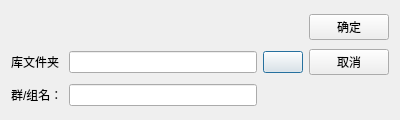
<?xml version="1.0" encoding="UTF-8"?>
<ui version="4.0">
 <class>Dialog</class>
 <widget class="QDialog" name="Dialog">
  <property name="geometry">
   <rect>
    <x>0</x>
    <y>0</y>
    <width>400</width>
    <height>120</height>
   </rect>
  </property>
  <property name="windowTitle">
   <string>Dialog</string>
  </property>
  <layout class="QGridLayout" name="gridLayout">
   <item row="1" column="0">
    <widget class="QLabel" name="label">
     <property name="text">
      <string>库文件夹</string>
     </property>
    </widget>
   </item>
   <item row="1" column="2">
    <widget class="QPushButton" name="openDir">
     <property name="text">
      <string/>
     </property>
     <property name="icon">
      <iconset resource="testbaidufaceapi.qrc">
       <normaloff>:/icons/Resources/fileexplorer.png</normaloff>:/icons/Resources/fileexplorer.png</iconset>
     </property>
    </widget>
   </item>
   <item row="1" column="1">
    <widget class="QLineEdit" name="dirName"/>
   </item>
   <item row="3" column="0">
    <widget class="QLabel" name="label_2">
     <property name="text">
      <string>群/组名：</string>
     </property>
    </widget>
   </item>
   <item row="3" column="1">
    <widget class="QLineEdit" name="groupName"/>
   </item>
   <item row="0" column="3">
    <widget class="QPushButton" name="okButton">
     <property name="text">
      <string>确定</string>
     </property>
    </widget>
   </item>
   <item row="1" column="3">
    <widget class="QPushButton" name="cancelButton">
     <property name="text">
      <string>取消</string>
     </property>
    </widget>
   </item>
  </layout>
 </widget>
 <resources>
  <include location="testbaidufaceapi.qrc"/>
 </resources>
 <connections>
  <connection>
   <sender>okButton</sender>
   <signal>clicked()</signal>
   <receiver>Dialog</receiver>
   <slot>accept()</slot>
   <hints>
    <hint type="sourcelabel">
     <x>351</x>
     <y>38</y>
    </hint>
    <hint type="destinationlabel">
     <x>233</x>
     <y>29</y>
    </hint>
   </hints>
  </connection>
  <connection>
   <sender>cancelButton</sender>
   <signal>clicked()</signal>
   <receiver>Dialog</receiver>
   <slot>reject()</slot>
   <hints>
    <hint type="sourcelabel">
     <x>330</x>
     <y>66</y>
    </hint>
    <hint type="destinationlabel">
     <x>197</x>
     <y>125</y>
    </hint>
   </hints>
  </connection>
  <connection>
   <sender>openDir</sender>
   <signal>clicked()</signal>
   <receiver>Dialog</receiver>
   <slot>openDir()</slot>
   <hints>
    <hint type="sourcelabel">
     <x>242</x>
     <y>61</y>
    </hint>
    <hint type="destinationlabel">
     <x>199</x>
     <y>59</y>
    </hint>
   </hints>
  </connection>
 </connections>
 <slots>
  <slot>openDir()</slot>
 </slots>
</ui>
